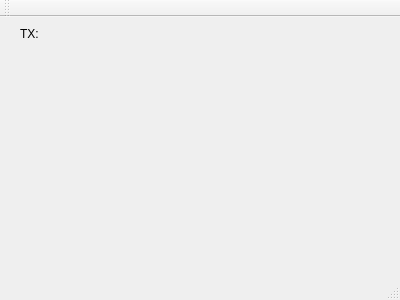
<?xml version="1.0" encoding="UTF-8"?>
<ui version="4.0">
 <class>MainWindow</class>
 <widget class="QMainWindow" name="MainWindow">
  <property name="geometry">
   <rect>
    <x>0</x>
    <y>0</y>
    <width>400</width>
    <height>300</height>
   </rect>
  </property>
  <property name="windowTitle">
   <string>MainWindow</string>
  </property>
  <widget class="QWidget" name="centralWidget">
   <widget class="QLabel" name="lblTX">
    <property name="geometry">
     <rect>
      <x>20</x>
      <y>10</y>
      <width>46</width>
      <height>13</height>
     </rect>
    </property>
    <property name="text">
     <string>TX: </string>
    </property>
   </widget>
  </widget>
  <widget class="QMenuBar" name="menuBar">
   <property name="geometry">
    <rect>
     <x>0</x>
     <y>0</y>
     <width>400</width>
     <height>21</height>
    </rect>
   </property>
  </widget>
  <widget class="QToolBar" name="mainToolBar">
   <attribute name="toolBarArea">
    <enum>TopToolBarArea</enum>
   </attribute>
   <attribute name="toolBarBreak">
    <bool>false</bool>
   </attribute>
  </widget>
  <widget class="QStatusBar" name="statusBar"/>
 </widget>
 <layoutdefault spacing="6" margin="11"/>
 <resources/>
 <connections/>
</ui>
